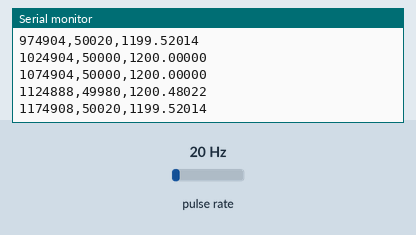
A sketch run on a simulated Arduino Uno, built with avr-gcc and run on an emulated ATmega328P. Parts: the last lines printed to the serial monitor. Wiring (inferred from the names in the program): pulse sensor: data pin 2. The inputs (shaded band) are chosen by the test bench; at power-on: pulse rate 20 Hz.

Above: at 1.2 s.
1.3 s: pulse rate (sensor on pin 2) set to 4 Hz
At 1.61 s:
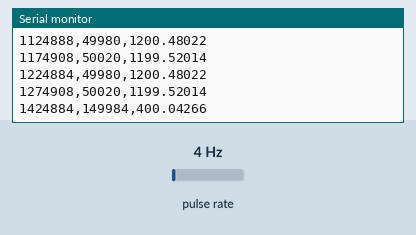
2.8 s: pulse rate (sensor on pin 2) set to 50 Hz
At 2.8 s:
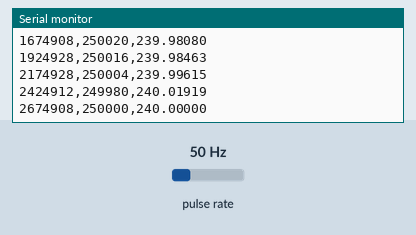
Timing chart, 0 to 5.8 s (numbered marks = the images above; inputs shaded):
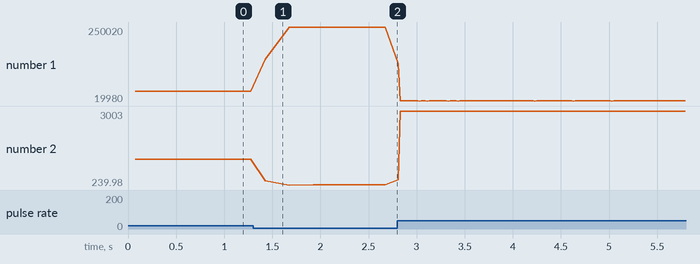

Measured:
- after the input at 1.3 s, the serial monitor: prints a new line after 0.13 s (image 1)
- plotted number 1: 50020 → 250000 after the input at 1.3 s, 250000 → 20020 after the input at 2.8 s
- plotted number 2: 1199.52 → 240 after the input at 1.3 s, 240 → 2997 after the input at 2.8 s

The sketch:

PulseRPM.ino
```cpp
#ifndef BB_PULSES_PER_REVOLUTION
#define BB_PULSES_PER_REVOLUTION 1.0
#endif
#ifndef BB_MIN_PULSE_SPACING_US
#define BB_MIN_PULSE_SPACING_US 1000
#endif
const uint8_t PULSE_PIN = 2;
const float PULSES_PER_REVOLUTION = (float)BB_PULSES_PER_REVOLUTION;
const unsigned long MIN_PULSE_SPACING_US = (unsigned long)BB_MIN_PULSE_SPACING_US;
volatile unsigned long previous_pulse_us = 0;
volatile unsigned long latest_period_us = 0;
volatile bool period_ready = false;

void onPulse() {
  const unsigned long now = micros();
  if (previous_pulse_us != 0) {
    const unsigned long dt = (unsigned long)(now - previous_pulse_us);
    if (dt >= MIN_PULSE_SPACING_US) {
      latest_period_us = dt;
      period_ready = true;
    }
  }
  previous_pulse_us = now;
}
void setup() {
  Serial.begin(115200);
  pinMode(PULSE_PIN, INPUT_PULLUP);
  attachInterrupt(digitalPinToInterrupt(PULSE_PIN), onPulse, FALLING);
}
void loop() {
  noInterrupts();
  const bool ready = period_ready;
  const unsigned long period_us = latest_period_us;
  if (ready) period_ready = false;
  interrupts();
  if (!ready || period_us == 0 || PULSES_PER_REVOLUTION <= 0.0f) return;
  const float rpm = 60000000.0f / (float(period_us) * PULSES_PER_REVOLUTION);
  Serial.print(micros());
  Serial.print(',');
  Serial.print(period_us);
  Serial.print(',');
  Serial.println(rpm, 5);
}
```
